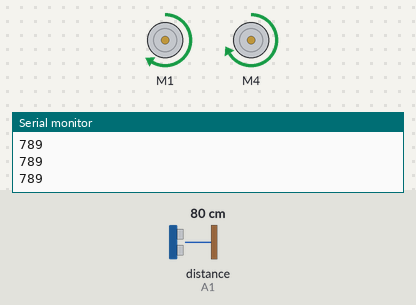
Recording of a sketch running on a simulated Arduino Uno, built with avr-gcc and run on an emulated ATmega328P. Shown: 2 × DC motor (green arrow = forward, orange = backward, longer = faster), the last lines printed to the serial monitor. Wiring (inferred from the names in the program): ultrasonic range finder: trigger A0; echo A1. Inputs (shaded band) come from the test bench; at power-on: distance to the obstacle (sensor on A1) 80 cm. The echo pulse lasts 58.3 µs per cm; random numbers use the default seed unless the sketch sets one.

Above: at 1.2 s.
1.3 s: distance to the obstacle (sensor on A1) set to 34 cm
2.8 s: distance to the obstacle (sensor on A1) set to 27 cm
At 3.9 s:
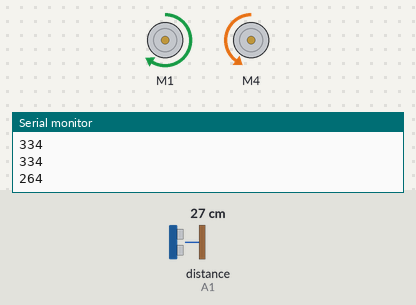
4.4 s: distance to the obstacle (sensor on A1) set to 18 cm
5.9 s: distance to the obstacle (sensor on A1) set to 13 cm
At 6.9 s:
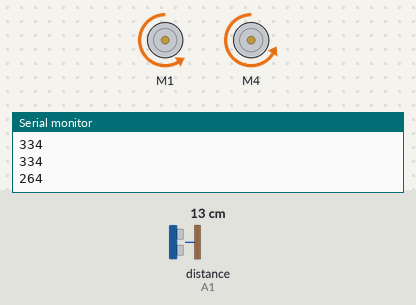
8.9 s: distance to the obstacle (sensor on A1) set to 35 cm
At 9.19 s:
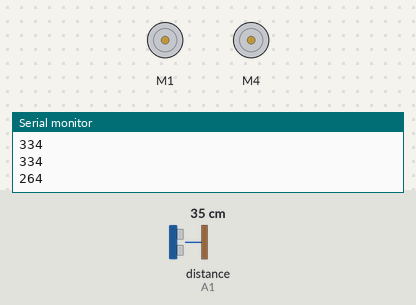
10.8 s: distance to the obstacle (sensor on A1) set to 2 cm
At 11.4 s:
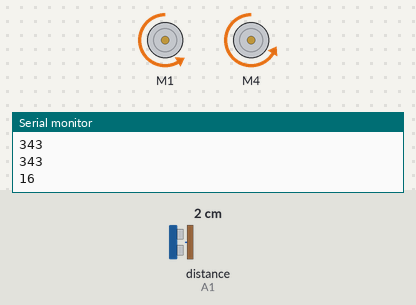
Timing chart, 0 to 14.8 s (numbered marks = the images above; inputs shaded):
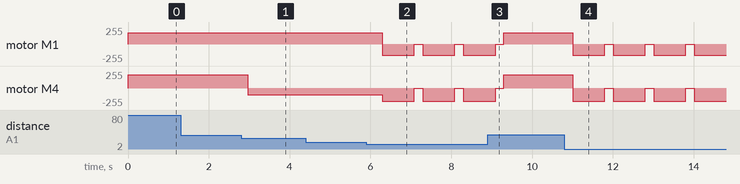

The sketch:

03_self_driving.ino
```cpp
// (licence header left out)
#include <SoftwareSerial.h>
#include <AFMotor.h>
AF_DCMotor motor_L(1);
AF_DCMotor motor_R(4);

int Lspeed = 170;
int Rspeed = 200;

int TrigPin = A0;
int EchoPin = A1;
long duration, distance;

void Obstacle_Check();
void Distance_Measurement();
void Forward();
void Backward();
void Right();
void Left();
void Stop();

void setup() {
  Serial.begin(9600);
  Serial.println("Eduino Smart Car Start!");

  pinMode(EchoPin, INPUT);
  pinMode(TrigPin, OUTPUT);

  motor_L.setSpeed(Lspeed);
  motor_L.run(RELEASE);
  motor_R.setSpeed(Rspeed);
  motor_R.run(RELEASE);
}

void loop() {
  Forward();
  delay(50);
  Obstacle_Check();
}

void Obstacle_Check() {
  int val = random(2);
  Distance_Measurement();
  delay(50);

  Serial.println(distance);

  while (distance < 300) {
    if (distance < 150) {
      Backward();
      delay(800);
      Stop();
      delay(50);
      Distance_Measurement();
      delay(100);
    }
    else {
      if (val == 0) {
        Right();
        delay(400);
      }
      else if (val == 1) {
        Left();
        delay(400);
      }
      Distance_Measurement();
      delay(100);
    }
  }
}

void Distance_Measurement() {
  digitalWrite(TrigPin, LOW);
  delay(2);
  digitalWrite(TrigPin, HIGH);
  delayMicroseconds(10);
  digitalWrite(TrigPin, LOW);
  duration = pulseIn(EchoPin, HIGH);
  distance = ((float)(340 * duration) / 1000) / 2;
  delay(50);
}

void Forward() {
  motor_L.run(FORWARD);  motor_R.run(FORWARD);
  motor_L.setSpeed(Lspeed);  motor_R.setSpeed(Rspeed);
}
void Backward() {
  motor_L.run(BACKWARD);  motor_R.run(BACKWARD);
  motor_L.setSpeed(Lspeed);  motor_R.setSpeed(Rspeed);
}
void Right() {
  motor_L.run(FORWARD);  motor_R.run(BACKWARD);
  motor_L.setSpeed(Lspeed);  motor_R.setSpeed(Rspeed*0.5);
}
void Left() {
  motor_L.run(BACKWARD);  motor_R.run(FORWARD);
  motor_L.setSpeed(Lspeed*0.5);  motor_R.setSpeed(Rspeed);
}
void Stop() {
  motor_L.run(RELEASE);       motor_R.run(RELEASE);
  motor_L.setSpeed(0);  motor_R.setSpeed(0);
}
```

Measured:
- the behaviour switches between 31 and 30 cm on distance to the obstacle (sensor on A1) (found by bisection; images 0 and 1)
- the behaviour switches between 16 and 15 cm on distance to the obstacle (sensor on A1) (found by bisection; images 1 and 2)
- after the input at 2.8 s, motor M4: forward 200/255 → backward 100/255 after 0.17 s
- after the input at 4.4 s, every drawn part: stays the same
- after the input at 5.9 s, motor M1: alternates backward 170/255 for 0.80 s and stopped for 0.20 s, starting after 0.39 s; motor M4: alternates backward 200/255 for 0.80 s and stopped for 0.20 s, starting after 0.39 s
- after the input at 10.8 s, motor M1: alternates backward 170/255 for 0.80 s and stopped for 0.20 s, starting after 0.20 s; motor M4: alternates backward 200/255 for 0.80 s and stopped for 0.20 s, starting after 0.20 s
